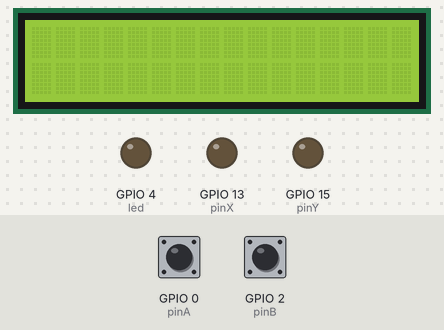
Simulated run of this program. Board: ESP8266 board running MicroPython. On the bench: 16×2 character LCD, output pins drawn as LEDs (lit = HIGH). Inputs (shaded band) come from the test bench; at power-on: GPIO 0 (pinA) HIGH, GPIO 2 (pinB) HIGH. Library files of the repository ran but are not shown: esp8266_i2c_lcd.py; what the program prints to the serial console is not drawn.

Above: at 0.1 s.
At 0.7 s:
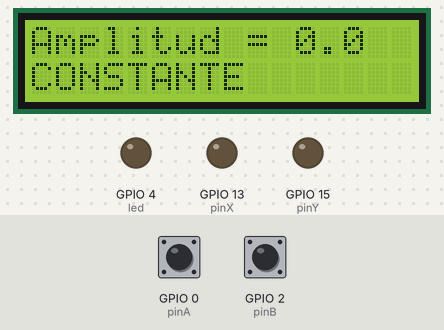

Measured:
- what the display in image 0 shows lasts 0.7 s, from 0.0 s to 0.7 s

The program:

main.py
```python
import machine # Importar librer铆as
import time
import math
from time import sleep_ms, ticks_ms
from machine import I2C, Pin
from esp8266_i2c_lcd import I2cLcd

i2c = I2C(scl=Pin(5), sda=Pin(16), freq=400000)
lcd = I2cLcd(i2c, 0x3F, 2, 16)

pinA = machine.Pin(0, machine.Pin.IN, machine.Pin.PULL_UP) # Pin de entrada delbot贸n 1
pinB = machine.Pin(2, machine.Pin.IN, machine.Pin.PULL_UP) # Pin de entrada delbot贸n 2

pinX = machine.Pin(13, machine.Pin.OUT) # Pin de control conectado al pin INA delVNH2SP30
pinY = machine.Pin(15, machine.Pin.OUT) # Pin de control conectado al pin INB delVNH2SP30
led = machine.PWM(machine.Pin(4), freq=1000)# configura el PWM con unafrecuencia de 1000 en el pin 4

def pulse (l,t,power): # se definen nuestras variables
    a = int(power)
    l.duty(abs(a))
    time.sleep_ms(500)
    t = t + 1.
    #print(a)
    print(led)
    return a, t
t = 0.
period = 240.# este es el periodo de nuestro PWM en este circuito no es necesario ya que este sistema es constante.
power = 0.# esta potencia sera variada por el usuario a travez de los botones fisicos, se incrementa y decrementa segun la necesidad del usuario.

while True:
    signal, t = pulse(led,t,power)
    if signal > 0:
        pinX.value(-0)
        pinY.value(1)
        if power != 0:
        	print()
    if signal < -0:
        pinX.value(1)
        pinY.value(0)
    	if power != 0:
        	print()
    if pinB.value () ==0:
        power = power + 10
    print (power)
    time.sleep(.1)
    if pinA.value () ==0:
        power = power - 10
    time.sleep(.01)
    lcd.clear()
    z = power
    lcd.move_to(0,0)
    zz = str(z)
    lcd.putstr('Amplitud = ' + zz)
    lcd.move_to(0,1)
    lcd.putstr('CONSTANTE')
```
